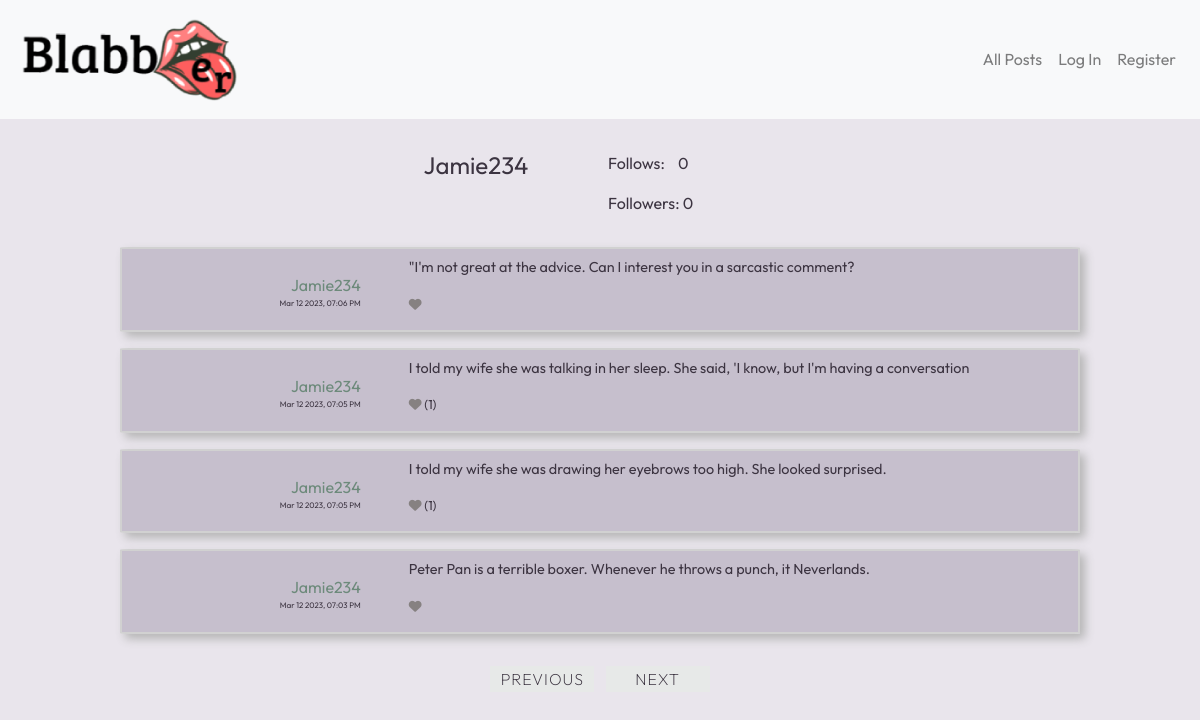
/profile/5, run on the app's committed database.
### network/models.py (models this page shows)
class User(AbstractUser):
    pass

### network/views.py (the view)
# urls.py: path("profile/<int:user_id>", views.profile, name="profile"),
def profile(request, user_id):
    user = get_object_or_404(User, id=user_id)
    check = False
    if request.user.is_authenticated:
        context = get_posts(1, user, 'Profile', logged_in=True)
        check =  Follow.objects.filter(user = request.user, user_to_follow = user )
        if user_id == request.user.id:
            form = NewPostForm()
            context['form'] = form
    else:
        context = get_posts(1, user, 'Profile', logged_in=False)
    following_count = Follow.objects.filter(user = user).count()
    followers_count = Follow.objects.filter(user_to_follow = user).count()
    context['profile'] = {'userid': user.id, 'username': user.username, 'following_count':following_count, 'followers_count': followers_count}
    if check:
        context['profile']['user_follows']= True
    else:
        context['profile']['user_follows']= False
    return render(request, "network/profile.html", context)

### network/templates/network/profile.html (shortened to what this page needs)
{% extends "network/layout.html" %}
{% block body %}
    <section class="profile-info">
        <div id="profile-name">
            <div>
               <h4> {{profile.username}} </h4>
            </div>
        </div>
        <div id="follows-div">
            <p id="following-no">Follows:&nbsp;&nbsp;&nbsp; {%if profile.following_count > 0 %} {{profile.following_count}} {% else %} 0 {% endif %}</p>
            <p id="followers-no">Followers: {%if profile.followers_count > 0 %} {{profile.followers_count}} {% else %} 0 {% endif %} </p>
        </div>
    </section>
    <section class="post-section">
        {% for post in posts %}
            <div class="post-group">
                <div class="left-post">
                    <p><a href="{% url 'profile' user_id=post.userid %}">{{post.username}}</a> </p>
                    <p class="time-post"> {{post.timestamp}}</p>
                </div>
                <div class="right-post">
                    <p class="post-post"> {{post.post}}
                         </p>
                    <p
                    {% if post.user_liked == True %}
                        class="user-liked likes"
                    {% else %}
                        class="user-disliked likes"
                    {% endif %}>
                    <i
                    {% if user.is_authenticated %}
                        class="fa fa-heart like-logged"
                    {% else %}
                        class="fa fa-heart"
                    {% endif %}
                    ></i>
                    <span class="num-likes">{% if post.num_likes > 0 %} ({{post.num_likes}}){% endif %}</span>
                    </p>
                </div>
            </div>
        {% endfor %}
    </section>
    <div class="buttons">
        <button class="load-posts prev-btn" disabled data-page-direction="Previous">Previous</button>
        <button class="load-posts next-btn" {% if next_page == False %} disabled  {% endif %} data-page-direction="Next">Next</button>
    </div>
{% endblock %}

### network/static/network/styles.css (style rules this page uses)
body { background-color: #e9e5ec; color: #3c3441; font-family: "Outfit", sans-serif; font-weight: 400; }
a { color: #6d8a7b; }
h4, #following-no, #followers-no { font-weight: 400; font-style: bold; }
button { color: #3c3441; background-color: #F0F2F2; text-transform: uppercase; font-weight: 200; letter-spacing: 1px; width: 6.5rem; }
button:disabled { background-color: #e7e9e8; border: none; }
p { display: inline; }
.post-group { display: flex; width: 80vw; margin: auto; margin-top: 1rem; border: 2px solid rgb(209, 209, 209); border-radius: 1%; box-shadow: 5px 5px 10px rgb(182, 182, 182); height: auto; background-color: rgba(191, 184, 199, 0.8235294118); overflow: hidden; }
.post-group .left-post { width: 30%; min-width: 5rem; overflow-x: hidden; text-align: right; padding-right: 3rem; padding-left: 1rem; padding-top: 1.5rem; }
.post-group .left-post .time-post { display: block; font-size: 0.5rem; }
.post-group .right-post { width: 70%; }
.post-group .right-post p { font-size: 0.9rem; display: block; }
.post-group .right-post .post-post { padding-top: 0.5rem; }
.post-group .right-post .likes { font-size: 0.8rem; }
.post-group .right-post .user-disliked i { color: rgb(134, 129, 129); }
.buttons { text-align: center; }
.buttons .load-posts { margin: 2rem 0.25rem 2rem 0.25rem; }
.profile-info { display: flex; width: 40vw; margin: auto; margin-top: 2rem; }
.profile-info #profile-name { width: 20vw; display: flex; flex-direction: column; align-items: center; }
.profile-info #follows-div { width: 20vw; margin-left: 1rem; }
.profile-info #follows-div p { display: block; }

### data on the page
User: username "Jamie234", timestamp "Mar 12 2023, 07:05 PM", post "I told my wife she was talking in her sleep. She said, 'I know, but I'm having a conversation", num_likes "1"

### other printed values
{{ post.username }} "Jamie234" "Jamie234" "Jamie234"
{{ post.timestamp }} "Mar 12 2023, 07:06 PM" "Mar 12 2023, 07:05 PM" "Mar 12 2023, 07:03 PM"
{{ post.post }} "\"I'm not great at the advice. Can I interest you in a sarcastic comment?" "I told my wife she was drawing her eyebrows too high. She looked surprised." "Peter Pan is a terrible boxer. Whenever he throws a punch, it Neverlands."
{{ post.num_likes }} "1"
